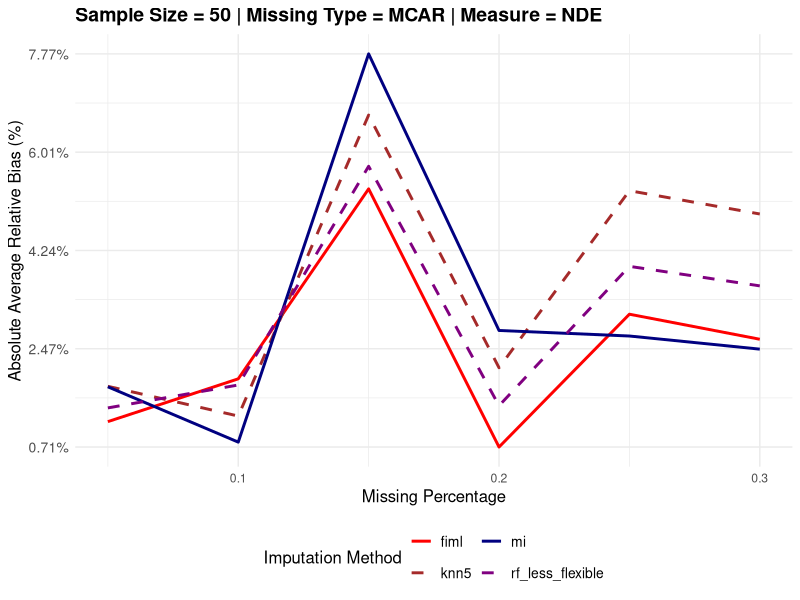
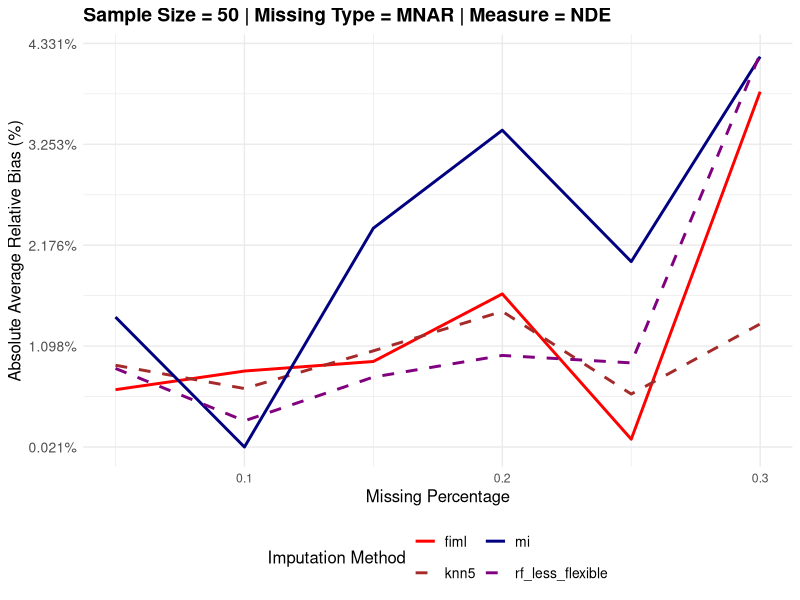
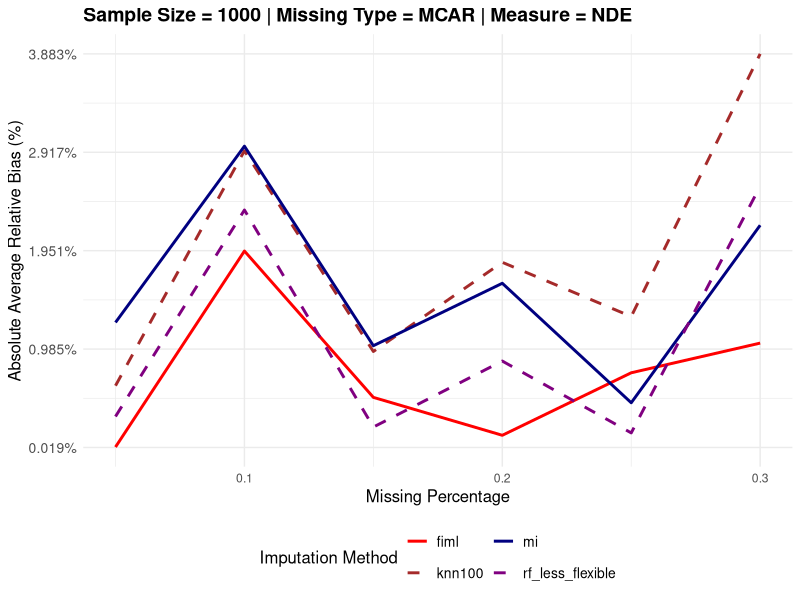
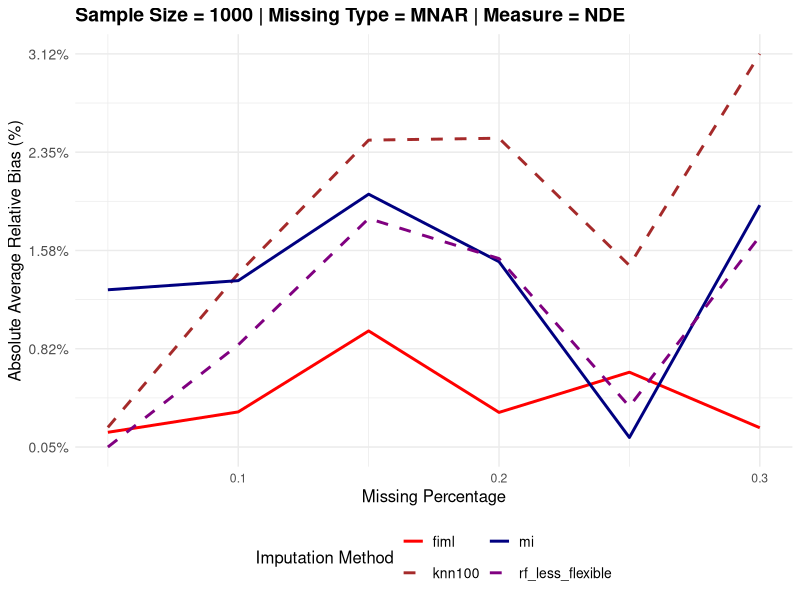
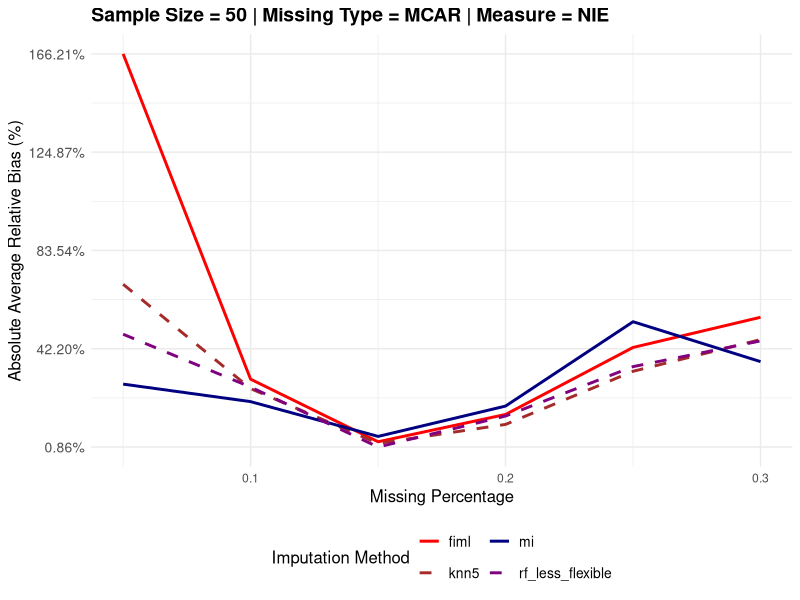
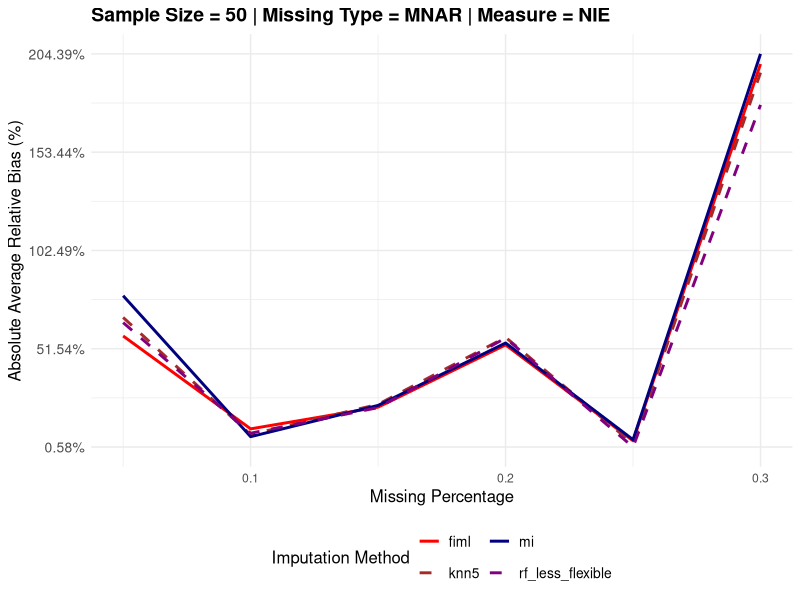
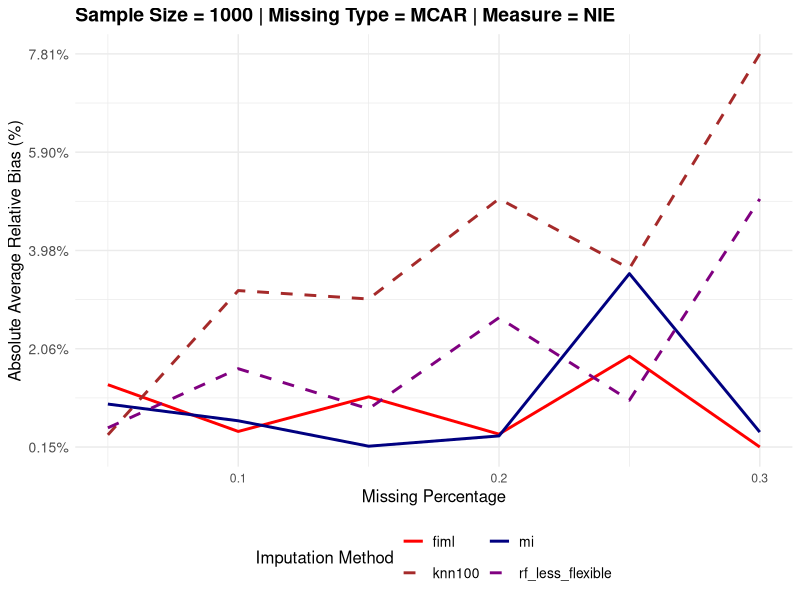
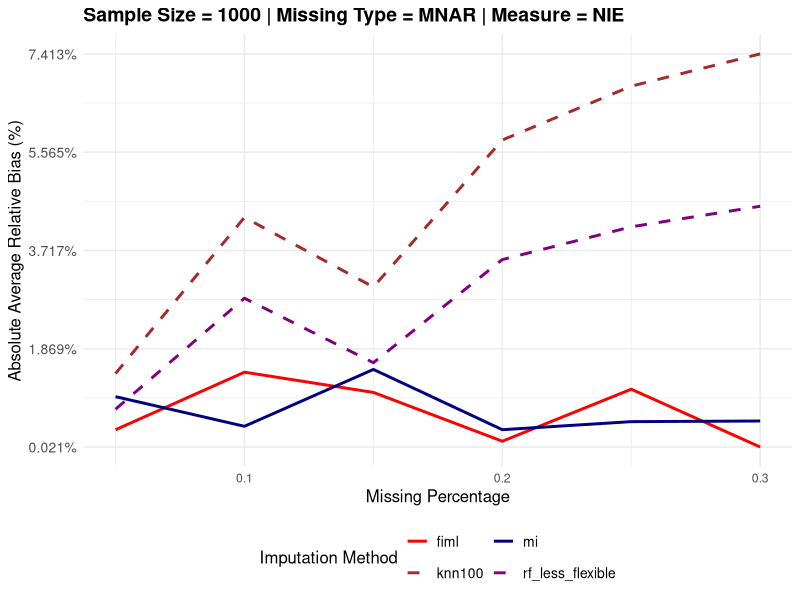

Source code (R) for these figures, in order:
## ---- chunk 1
knitr::opts_chunk$set(echo = TRUE)
## ---- chunk 2
# Load the required libraries
library(tidyverse)

# Read the CSV file
data <- read_csv("Scenario2_med.csv")

# Create a function to generate the plot
create_plot <- function(df, sample_size, missing_type, measure) {
  knn_value <- ifelse(sample_size == 50, "knn5", "knn100")
  
  color_values <- c("fiml" = "#FF0000",  # Red
                    "mi" = "#000080",    # Navy Blue
                    "rf_less_flexible" = "#800080", # Purple
                    "knn5" = "#A52A2A",  # Brown
                    "knn100" = "#A52A2A")  # Brown
  
  line_types <- c("fiml" = "solid",
                  "mi" = "solid",
                  "rf_less_flexible" = "dashed",
                  "knn5" = "dashed",
                  "knn100" = "dashed")
  
  plot <- ggplot(df %>% filter(imputation_method %in% c("fiml", "mi", "rf_less_flexible", knn_value)), 
                 aes(x = missing_percentage, y = abs(get(paste0("average_relative_bias_", measure))) * 100, 
                     color = imputation_method, linetype = imputation_method)) +
    geom_line(size = 1) +
    scale_color_manual(values = color_values) +
    scale_linetype_manual(values = line_types) +
    scale_y_continuous(breaks = seq(min(abs(df[,paste0("average_relative_bias_", measure)]) * 100), max(abs(df[,paste0("average_relative_bias_", measure)]) * 100), length.out = 5),
                       labels = function(x) paste0(format(x, digits = 2), "%")) +
    labs(title = paste("Sample Size =", sample_size, "| Missing Type =", missing_type, "| Measure =", measure),
         x = "Missing Percentage", y = "Absolute Average Relative Bias (%)", color = "Imputation Method", linetype = "Imputation Method") +
    theme_minimal() +
    theme(plot.title = element_text(face = "bold", size = 14),
          axis.title = element_text(size = 12),
          axis.text.y = element_text(size = 10),
          legend.title = element_text(size = 12),
          legend.text = element_text(size = 10),
          legend.position = "bottom") +
    guides(color = guide_legend(nrow = 2), linetype = guide_legend(nrow = 2))
  
  return(plot)
}

# Filter data and create separate plots for NDE and NIE
arb_plot_n50_mcar_nde <- create_plot(data %>% filter(sample_size == 50, missing_type == "MCAR"), 50, "MCAR", "NDE")
arb_plot_n50_mnar_nde <- create_plot(data %>% filter(sample_size == 50, missing_type == "MNAR"), 50, "MNAR", "NDE")
arb_plot_n1000_mcar_nde <- create_plot(data %>% filter(sample_size == 1000, missing_type == "MCAR"), 1000, "MCAR", "NDE")
arb_plot_n1000_mnar_nde <- create_plot(data %>% filter(sample_size == 1000, missing_type == "MNAR"), 1000, "MNAR", "NDE")

arb_plot_n50_mcar_nie <- create_plot(data %>% filter(sample_size == 50, missing_type == "MCAR"), 50, "MCAR", "NIE")
arb_plot_n50_mnar_nie <- create_plot(data %>% filter(sample_size == 50, missing_type == "MNAR"), 50, "MNAR", "NIE")
arb_plot_n1000_mcar_nie <- create_plot(data %>% filter(sample_size == 1000, missing_type == "MCAR"), 1000, "MCAR", "NIE")
arb_plot_n1000_mnar_nie <- create_plot(data %>% filter(sample_size == 1000, missing_type == "MNAR"), 1000, "MNAR", "NIE")

# Save the absolute average relative bias plots as PNG files
ggsave("abs_arb_plot_n50_mcar_nde.png", plot = arb_plot_n50_mcar_nde, width = 8, height = 6, dpi = 300)
ggsave("abs_arb_plot_n50_mnar_nde.png", plot = arb_plot_n50_mnar_nde, width = 8, height = 6, dpi = 300)
ggsave("abs_arb_plot_n1000_mcar_nde.png", plot = arb_plot_n1000_mcar_nde, width = 8, height = 6, dpi = 300)
ggsave("abs_arb_plot_n1000_mnar_nde.png", plot = arb_plot_n1000_mnar_nde, width = 8, height = 6, dpi = 300)

ggsave("abs_arb_plot_n50_mcar_nie.png", plot = arb_plot_n50_mcar_nie, width = 8, height = 6, dpi = 300)
ggsave("abs_arb_plot_n50_mnar_nie.png", plot = arb_plot_n50_mnar_nie, width = 8, height = 6, dpi = 300)
ggsave("abs_arb_plot_n1000_mcar_nie.png", plot = arb_plot_n1000_mcar_nie, width = 8, height = 6, dpi = 300)
ggsave("abs_arb_plot_n1000_mnar_nie.png", plot = arb_plot_n1000_mnar_nie, width = 8, height = 6, dpi = 300)

# Display the plots
print(arb_plot_n50_mcar_nde)
print(arb_plot_n50_mnar_nde)
print(arb_plot_n1000_mcar_nde)
print(arb_plot_n1000_mnar_nde)

print(arb_plot_n50_mcar_nie)
print(arb_plot_n50_mnar_nie)
print(arb_plot_n1000_mcar_nie)
print(arb_plot_n1000_mnar_nie)
   
## ---- chunk 3
library(tidyverse)

# Read the CSV file
data <- read_csv("Scenario2_med.csv")

# Create a function to generate the plot
create_plot <- function(df, sample_size, missing_type, measure) {
 if (sample_size == 50) {
   knn_values <- "knn5"
 } else {
   knn_values <- "knn100"
 }

 color_values <- c("fiml" = "#FF6B6B",
                   "mi" = "#4ECDC4",
                   "rf_flexible" = "#C7F464",
                   "knn5" = "#5B84B1",
                   "knn100" = "#38A3A5")

 line_types <- c("fiml" = "solid",
                 "mi" = "solid",
                 "rf_flexible" = "dashed",
                 "knn5" = "dashed",
                 "knn100" = "dashed")

 plot <- ggplot(df %>% filter(imputation_method %in% c("fiml", "mi", "rf_flexible", knn_values)), 
                aes(x = missing_percentage, y = get(paste0("coverage_probability_", measure)) * 100, color = imputation_method, linetype = imputation_method)) +
   geom_line(size = 1) +
   scale_color_manual(values = color_values) +
   scale_linetype_manual(values = line_types) +
   scale_y_continuous(breaks = seq(80, 100, 2),
                      limits = c(80, 100),
                      labels = function(x) paste0(x, "%")) +
   labs(title = paste("Sample Size =", sample_size, "| Missing Type =", missing_type, "| Measure =", measure),
        x = "Missing Percentage", y = "Coverage Probability (%)", color = "Imputation Method", linetype = "Imputation Method") +
   theme_minimal() +
   theme(plot.title = element_text(face = "bold", size = 14),
         axis.title = element_text(size = 12),
         axis.text.y = element_text(size = 10),
         legend.title = element_text(size = 12),
         legend.text = element_text(size = 10),
         legend.position = "bottom") +
   guides(color = guide_legend(nrow = 2), linetype = guide_legend(nrow = 2))

 return(plot)
}

# Filter data and create separate plots for NDE and NIE
cp_plot_n50_mcar_nde <- create_plot(data %>% filter(sample_size == 50, missing_type == "MCAR"), 50, "MCAR", "NDE")
cp_plot_n50_mnar_nde <- create_plot(data %>% filter(sample_size == 50, missing_type == "MNAR"), 50, "MNAR", "NDE")
cp_plot_n1000_mcar_nde <- create_plot(data %>% filter(sample_size == 1000, missing_type == "MCAR"), 1000, "MCAR", "NDE")
cp_plot_n1000_mnar_nde <- create_plot(data %>% filter(sample_size == 1000, missing_type == "MNAR"), 1000, "MNAR", "NDE")

cp_plot_n50_mcar_nie <- create_plot(data %>% filter(sample_size == 50, missing_type == "MCAR"), 50, "MCAR", "NIE")
cp_plot_n50_mnar_nie <- create_plot(data %>% filter(sample_size == 50, missing_type == "MNAR"), 50, "MNAR", "NIE")
cp_plot_n1000_mcar_nie <- create_plot(data %>% filter(sample_size == 1000, missing_type == "MCAR"), 1000, "MCAR", "NIE")
cp_plot_n1000_mnar_nie <- create_plot(data %>% filter(sample_size == 1000, missing_type == "MNAR"), 1000, "MNAR", "NIE")

# Print the coverage probability plots
print(cp_plot_n50_mcar_nde)
print(cp_plot_n50_mnar_nde)
print(cp_plot_n1000_mcar_nde)
print(cp_plot_n1000_mnar_nde)

print(cp_plot_n50_mcar_nie)
print(cp_plot_n50_mnar_nie)
print(cp_plot_n1000_mcar_nie)
print(cp_plot_n1000_mnar_nie)

# Save the coverage probability plots as PNG files
ggsave("cp_plot_n50_mcar_nde.png", plot = cp_plot_n50_mcar_nde, width = 8, height = 6, dpi = 300)
ggsave("cp_plot_n50_mnar_nde.png", plot = cp_plot_n50_mnar_nde, width = 8, height = 6, dpi = 300)
ggsave("cp_plot_n1000_mcar_nde.png", plot = cp_plot_n1000_mcar_nde, width = 8, height = 6, dpi = 300)
ggsave("cp_plot_n1000_mnar_nde.png", plot = cp_plot_n1000_mnar_nde, width = 8, height = 6, dpi = 300)

ggsave("cp_plot_n50_mcar_nie.png", plot = cp_plot_n50_mcar_nie, width = 8, height = 6, dpi = 300)
ggsave("cp_plot_n50_mnar_nie.png", plot = cp_plot_n50_mnar_nie, width = 8, height = 6, dpi = 300)
ggsave("cp_plot_n1000_mcar_nie.png", plot = cp_plot_n1000_mcar_nie, width = 8, height = 6, dpi = 300)
ggsave("cp_plot_n1000_mnar_nie.png", plot = cp_plot_n1000_mnar_nie, width = 8, height = 6, dpi = 300)
